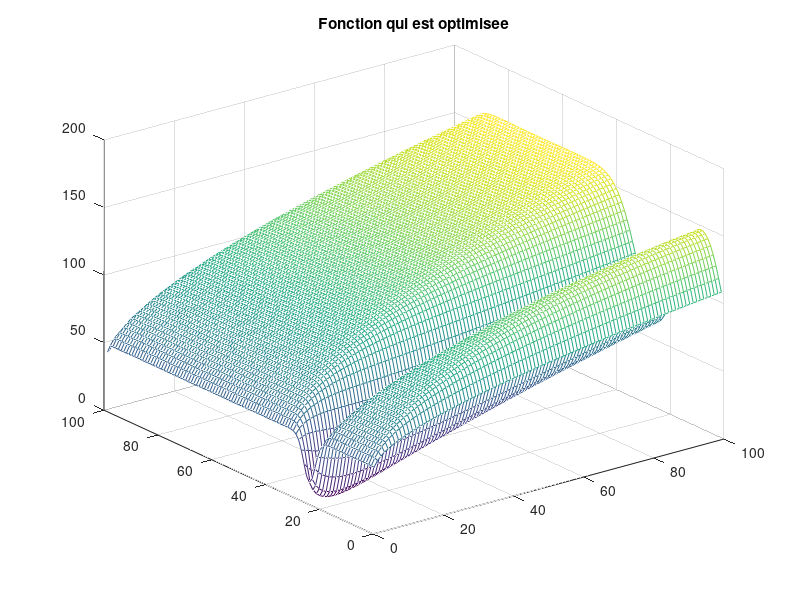
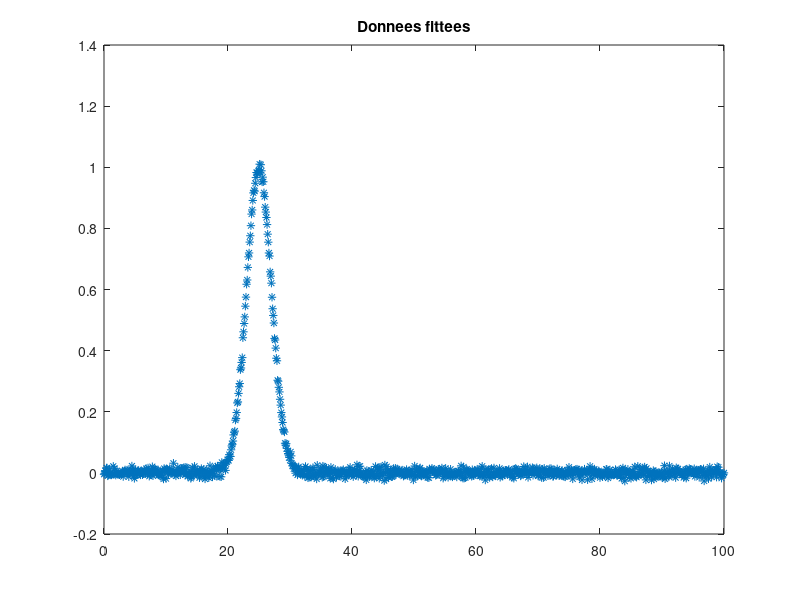

Write the MATLAB code that produced these figures, in order.
clear all;
close all;
a=[0:0.1:100];
donnees=exp(-((a-25).^2)/8);%+exp(-((x-10).^2)/5)+exp(-((x-54).^2)/8)+exp(-((x-85).^2)/12);
donnees_b=donnees+0.01*randn(1,1001);
figure(2);plot(a,donnees_b,'*')

for i=1:100
    for j=1:100
  fonc_a_opt(i,j)=sum((donnees_b-exp(-((a-i).^2)/j)).^2) ;
    end
end
figure(1);mesh(fonc_a_opt);
title('Fonction qui est optimisee');
%initialisation
xk=20;
yk=3;

%pas constant
pas = 10;

% iteration initiale
k = 1;

%tirage aleatoire d'un coupe de donnees
ind= randi(length(a));
echan_abs=a(ind);
echan_ord=donnees_b(ind);

%gradient
fonc_x=-(4* exp(-((-xk + echan_abs).^2/yk)) .*(-exp(-((-xk + echan_abs).^2/yk)) + echan_ord).* (-xk + echan_abs))/yk
fonc_y=-((2* exp(-((-xk + echan_abs).^2/yk)).* (-exp(-((-xk + echan_abs).^2/yk)) + echan_ord).* (-xk + echan_abs).^2))/yk^2
%dxk = sum(fonc_x);	% calcul de la derivee par rapport ? x
%dyk =     sum(fonc_y) ;        		% calcul de la derivee par rapport ? y


xkk = xk - pas*fonc_x
ykk = yk - pas*fonc_y



mu      = .00001;
x=[xk,yk];
xx=[xkk,ykk];

k
norm(x - xx)
%while sqrt(dxk^2 + dyk^2) > erreur 		% Critere d'arret des iterations
while k <= 40000 %&& norm(x - xx) > mu
    disp(k) 
    norm(x - xx)
    % calcul de l itere suivant
    xk = xkk
    yk = ykk
    ind= randi(length(a));
    echan_abs=a(ind);
    echan_ord=donnees_b(ind);
    fonc_x=-(4* exp(-((-xk + echan_abs).^2/yk)) .*(-exp(-((-xk + echan_abs).^2/yk)) + echan_ord).* (-xk + echan_abs))/yk
    fonc_y=-((2* exp(-((-xk + echan_abs).^2/yk)).* (-exp(-((-xk + echan_abs).^2/yk)) + echan_ord).* (-xk + echan_abs).^2)/yk^2)

% %%%%%%%%%%%%%%%%%%%%GRADIENT PAS CONSTANT
% %%%%%%%%%%%%%%%%%%%%%%%%%%%%%%%%%%%%%%%%
   xkk = xk - pas*fonc_x;
   ykk = yk - pas*fonc_y; 
   x=[xk,yk];
   xx=[xkk,ykk];
   k = k + 1
    
   end
    
   
%donnees=exp(-((a-25).^2)/2);%+exp(-((x-10).^2)/5)+exp(-((x-54).^2)/8)+exp(-((x-85).^2)/12);
%
figure(2);
hold on 
plot(a,exp(-((a-xk).^2)/yk),'r')
title('Donnees fittees')
hold off